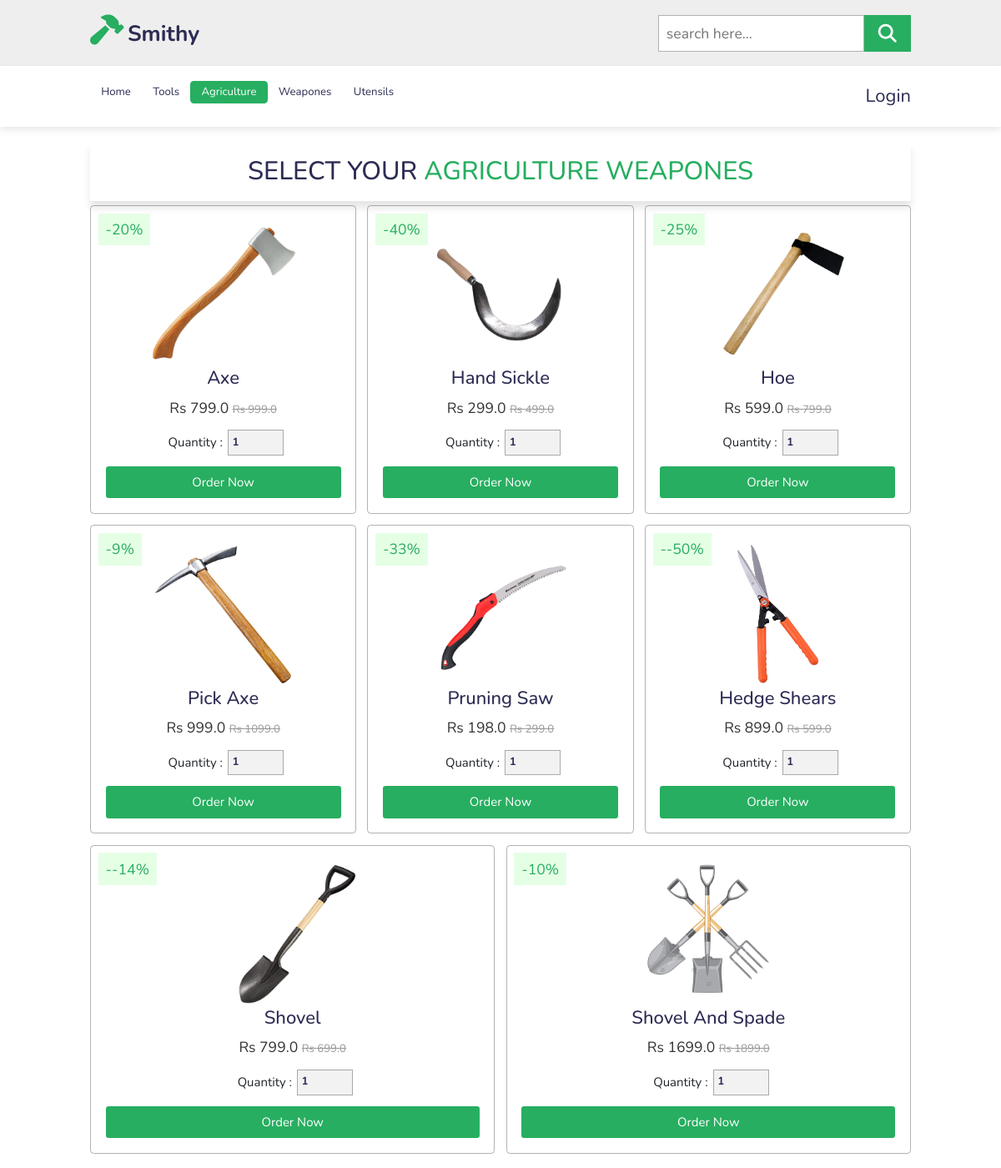
The page /agriculture/ on the database its author committed.
### shop/models.py (models this page shows, shortened)
class Product(models.Model):
    title = models.CharField(max_length=100)
    selling_price = models.FloatField()
    discounted_price = models.FloatField()
    percentage = models.IntegerField()
    description = models.TextField()
    category = models.CharField(choices=CATEGORY_CHOICES, max_length=1)
    product_image = models.ImageField(upload_to='static/image/')
    @property
    def percentage(self):
        return int(((self.selling_price - self.discounted_price) * 100)/self.selling_price)

### shop/views.py (the view)
# urls.py: path('agriculture/', views.agriculture, name='agriculture'),
def agriculture(request):
    productData = Product.objects.filter(category='A')
    data = {
        'productData' : productData
    }
    return render(request, 'shop/agriculture.html', data)

### shop/templates/shop/agriculture.html
{% extends 'base.html' %}
{% load static %}
{% block content %}
    <section class="product" id="product">
        <h1 class="heading">Select Your <span>Agriculture Weapones</span></h1>
        <div class="box-container">
            {% for n in productData %}
            <div class="box">
                <span class="discount">-{{n.percentage}}%</span>
                <img src="/{{n.product_image}}" alt="image" >
                <h3>{{n.title}}</h3>
                <div class="price"> Rs {{n.discounted_price}} <span> Rs {{n.selling_price}} </span> </div>
                <div class="quantity">
                    <span>quantity : </span>
                    <input type="number" min="1" max="1000" value="1">
                </div>
                <a href="{% url 'shop:product_details' n.id %}" class="btn">Order Now</a>
            </div>
            {% endfor %}
        </div>
    </section>
{% endblock %}

### shop/static/shop/style.css (style rules this page uses)
:root { --green: #27ae60; --black: #2c2c54; }
* { font-family: 'Nunito', sans-serif; margin: 0; padding: 0; box-sizing: border-box; outline: none; border: none; text-decoration: none; text-transform: capitalize; transition: all .2s linear; }
html { font-size: 62.5%; overflow-x: hidden; scroll-padding-top: 6.5rem; scroll-behavior: smooth; }
a { text-decoration: none; }
section { padding: 2rem 9%; }
.btn { display: inline-block; margin-top: 1rem; background: var(--green); color: #fff; padding: .8rem 3rem; font-size: 1.7rem; text-align: center; cursor: pointer; }
.heading { text-align: center; color: var(--black); text-transform: uppercase; padding: 1rem; font-size: 3.5rem; padding-bottom: 2rem; }
.heading span { color: var(--green); text-transform: uppercase; }
.product .box-container { display: flex; flex-wrap: wrap; gap: 1.5rem; }
.product .box-container .box { flex: 1 1 30rem; text-align: center; padding: 2rem; border: .1rem solid rgba(0, 0, 0, .3); border-radius: .5rem; overflow: hidden; position: relative; }
.product .box-container .box img { height: 20rem; }
.product .box-container .box .discount { position: absolute; top: 1rem; left: 1rem; background: rgba(0, 255, 0, .1); color: var(--green); padding: .7rem 1rem; font-size: 2rem; }
.product .box-container .box h3 { color: var(--black); font-size: 2.5rem; }
.product .box-container .box .price { font-size: 2rem; color: #333; padding: .5rem 0; }
.product .box-container .box .price span { font-size: 1.5rem; color: #999; text-decoration: line-through; }
.product .box-container .box .quantity { display: flex; align-items: center; justify-content: center; padding-top: 1rem; padding-bottom: .5rem; }
.product .box-container .box .quantity span { padding: 0 .7rem; font-size: 1.7rem; }
.product .box-container .box .quantity input { border: .1rem solid rgba(0, 0, 0, .3); font-size: 1.5rem; font-weight: bolder; color: var(--black); padding: .5rem; background: rgba(0, 0, 0, .05); }
.product .box-container .box .btn { display: block; }
@media (max-width:1200px) { html { font-size: 55%; } }

### shop/static/shop/cart.css (style rules this page uses)
:root { --green: #27ae60; --black: #2c2c54; }
.btn { background-color: #27ae60; }
* { font-family: 'Nunito', sans-serif; margin: 0; padding: 0; box-sizing: border-box; outline: none; border: none; text-decoration: none; text-transform: capitalize; transition: all .2s linear; }
html { font-size: 62.5%; overflow-x: hidden; scroll-padding-top: 6.5rem; scroll-behavior: smooth; }
.heading { padding: 2rem; box-shadow: 0 1rem 1rem rgba(0, 0, 0, .1); text-align: center; color: var(--black); font-size: 3.5rem; }
.heading span { position: relative; color: var(--green); }
.quantity { display: flex; }
.quantity span { display: flex; align-items: center; justify-content: center; padding-top: 1rem; font-size: 1.8rem; padding: 0 .7rem; }
.quantity input { border: .1rem solid rgba(0, 0, 0, .3); font-size: 1.8rem; font-weight: bolder; color: var(--black); padding: .5rem; background: rgba(0, 255, 0, .1); }
@media (max-width:1200px) { html { font-size: 55%; } }

### rows shown on the page
Product: percentage "20", product_image (picture), title "Axe", discounted_price "799.0", selling_price "999.0"
Product: percentage "40", product_image (picture), title "Hand Sickle", discounted_price "299.0", selling_price "499.0"
Product: percentage "25", product_image (picture), title "Hoe", discounted_price "599.0", selling_price "799.0"
Product: percentage "9", product_image (picture), title "Pick Axe", discounted_price "999.0", selling_price "1099.0"
Product: percentage "33", product_image (picture), title "Pruning Saw", discounted_price "198.0", selling_price "299.0"
Product: percentage "-50", product_image (picture), title "Hedge Shears", discounted_price "899.0", selling_price "599.0"
Product: percentage "-14", product_image (picture), title "Shovel", discounted_price "799.0", selling_price "699.0"
Product: percentage "10", product_image (picture), title "Shovel And Spade", discounted_price "1699.0", selling_price "1899.0"
